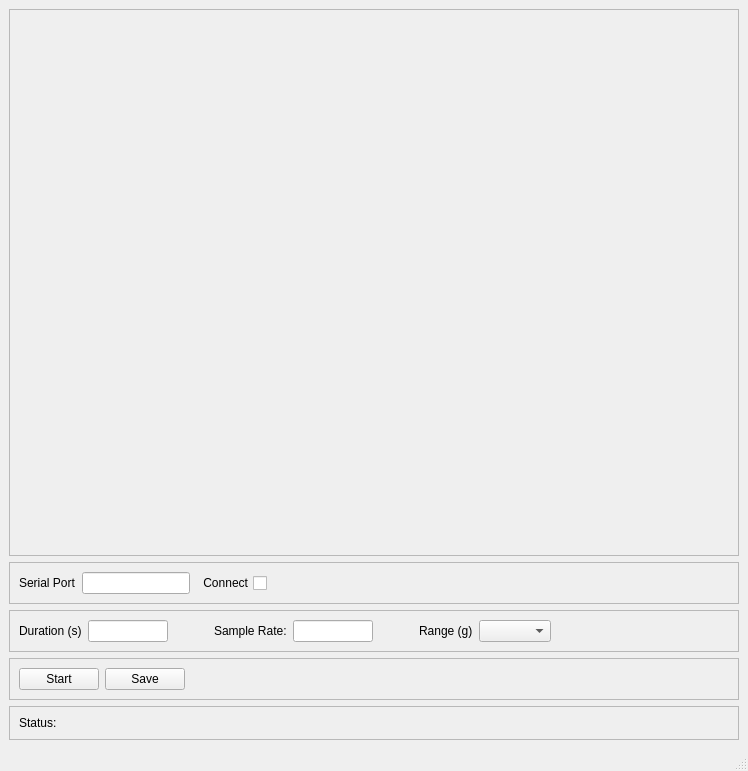
<?xml version="1.0" encoding="UTF-8"?>
<ui version="4.0">
 <class>AccelSensorMainWindow</class>
 <widget class="QMainWindow" name="AccelSensorMainWindow">
  <property name="geometry">
   <rect>
    <x>0</x>
    <y>0</y>
    <width>748</width>
    <height>771</height>
   </rect>
  </property>
  <property name="sizePolicy">
   <sizepolicy hsizetype="Preferred" vsizetype="Preferred">
    <horstretch>0</horstretch>
    <verstretch>0</verstretch>
   </sizepolicy>
  </property>
  <property name="windowTitle">
   <string>Accelerometer ADXL345</string>
  </property>
  <widget class="QWidget" name="centralwidget">
   <layout class="QVBoxLayout" name="verticalLayout_2">
    <item>
     <widget class="QFrame" name="frame">
      <property name="frameShape">
       <enum>QFrame::StyledPanel</enum>
      </property>
      <property name="frameShadow">
       <enum>QFrame::Raised</enum>
      </property>
      <layout class="QVBoxLayout" name="verticalLayout_4">
       <item>
        <widget class="MplWidget" name="mpl" native="true">
         <property name="sizePolicy">
          <sizepolicy hsizetype="Expanding" vsizetype="Expanding">
           <horstretch>0</horstretch>
           <verstretch>0</verstretch>
          </sizepolicy>
         </property>
        </widget>
       </item>
      </layout>
     </widget>
    </item>
    <item>
     <widget class="QFrame" name="frame_3">
      <property name="sizePolicy">
       <sizepolicy hsizetype="Preferred" vsizetype="Fixed">
        <horstretch>0</horstretch>
        <verstretch>0</verstretch>
       </sizepolicy>
      </property>
      <property name="frameShape">
       <enum>QFrame::StyledPanel</enum>
      </property>
      <property name="frameShadow">
       <enum>QFrame::Raised</enum>
      </property>
      <layout class="QHBoxLayout" name="horizontalLayout_3">
       <item>
        <widget class="QLabel" name="label">
         <property name="sizePolicy">
          <sizepolicy hsizetype="Fixed" vsizetype="Preferred">
           <horstretch>0</horstretch>
           <verstretch>0</verstretch>
          </sizepolicy>
         </property>
         <property name="text">
          <string>Serial Port</string>
         </property>
        </widget>
       </item>
       <item>
        <widget class="QLineEdit" name="serialPortLineEdit">
         <property name="sizePolicy">
          <sizepolicy hsizetype="Fixed" vsizetype="Fixed">
           <horstretch>0</horstretch>
           <verstretch>0</verstretch>
          </sizepolicy>
         </property>
         <property name="maximumSize">
          <size>
           <width>16777215</width>
           <height>16777215</height>
          </size>
         </property>
         <property name="toolTip">
          <string>set serial port address</string>
         </property>
        </widget>
       </item>
       <item>
        <widget class="QCheckBox" name="connectCheckBox">
         <property name="layoutDirection">
          <enum>Qt::RightToLeft</enum>
         </property>
         <property name="text">
          <string>Connect</string>
         </property>
        </widget>
       </item>
       <item>
        <spacer name="horizontalSpacer_6">
         <property name="orientation">
          <enum>Qt::Horizontal</enum>
         </property>
         <property name="sizeType">
          <enum>QSizePolicy::Expanding</enum>
         </property>
         <property name="sizeHint" stdset="0">
          <size>
           <width>40</width>
           <height>20</height>
          </size>
         </property>
        </spacer>
       </item>
      </layout>
     </widget>
    </item>
    <item>
     <widget class="QFrame" name="frame_2">
      <property name="frameShape">
       <enum>QFrame::StyledPanel</enum>
      </property>
      <property name="frameShadow">
       <enum>QFrame::Raised</enum>
      </property>
      <layout class="QHBoxLayout" name="horizontalLayout_2">
       <item>
        <widget class="QLabel" name="durationLabel">
         <property name="sizePolicy">
          <sizepolicy hsizetype="Fixed" vsizetype="Preferred">
           <horstretch>0</horstretch>
           <verstretch>0</verstretch>
          </sizepolicy>
         </property>
         <property name="text">
          <string>Duration (s)</string>
         </property>
        </widget>
       </item>
       <item>
        <widget class="QLineEdit" name="durationLineEdit">
         <property name="sizePolicy">
          <sizepolicy hsizetype="Fixed" vsizetype="Fixed">
           <horstretch>0</horstretch>
           <verstretch>0</verstretch>
          </sizepolicy>
         </property>
         <property name="maximumSize">
          <size>
           <width>80</width>
           <height>16777215</height>
          </size>
         </property>
        </widget>
       </item>
       <item>
        <spacer name="horizontalSpacer_2">
         <property name="orientation">
          <enum>Qt::Horizontal</enum>
         </property>
         <property name="sizeType">
          <enum>QSizePolicy::Fixed</enum>
         </property>
         <property name="sizeHint" stdset="0">
          <size>
           <width>40</width>
           <height>20</height>
          </size>
         </property>
        </spacer>
       </item>
       <item>
        <widget class="QLabel" name="sampleRateLabel">
         <property name="sizePolicy">
          <sizepolicy hsizetype="Fixed" vsizetype="Preferred">
           <horstretch>0</horstretch>
           <verstretch>0</verstretch>
          </sizepolicy>
         </property>
         <property name="text">
          <string>Sample Rate:</string>
         </property>
        </widget>
       </item>
       <item>
        <widget class="QLineEdit" name="sampleRateLineEdit">
         <property name="sizePolicy">
          <sizepolicy hsizetype="Fixed" vsizetype="Fixed">
           <horstretch>0</horstretch>
           <verstretch>0</verstretch>
          </sizepolicy>
         </property>
         <property name="maximumSize">
          <size>
           <width>80</width>
           <height>16777215</height>
          </size>
         </property>
        </widget>
       </item>
       <item>
        <spacer name="horizontalSpacer_3">
         <property name="orientation">
          <enum>Qt::Horizontal</enum>
         </property>
         <property name="sizeType">
          <enum>QSizePolicy::Fixed</enum>
         </property>
         <property name="sizeHint" stdset="0">
          <size>
           <width>40</width>
           <height>20</height>
          </size>
         </property>
        </spacer>
       </item>
       <item>
        <widget class="QLabel" name="rangeLabel">
         <property name="sizePolicy">
          <sizepolicy hsizetype="Fixed" vsizetype="Preferred">
           <horstretch>0</horstretch>
           <verstretch>0</verstretch>
          </sizepolicy>
         </property>
         <property name="text">
          <string>Range (g)</string>
         </property>
        </widget>
       </item>
       <item>
        <widget class="QComboBox" name="rangeComboBox">
         <property name="sizePolicy">
          <sizepolicy hsizetype="Fixed" vsizetype="Fixed">
           <horstretch>0</horstretch>
           <verstretch>0</verstretch>
          </sizepolicy>
         </property>
         <property name="maximumSize">
          <size>
           <width>80</width>
           <height>16777215</height>
          </size>
         </property>
        </widget>
       </item>
       <item>
        <spacer name="horizontalSpacer_4">
         <property name="orientation">
          <enum>Qt::Horizontal</enum>
         </property>
         <property name="sizeHint" stdset="0">
          <size>
           <width>40</width>
           <height>20</height>
          </size>
         </property>
        </spacer>
       </item>
      </layout>
     </widget>
    </item>
    <item>
     <widget class="QFrame" name="frame_5">
      <property name="frameShape">
       <enum>QFrame::StyledPanel</enum>
      </property>
      <property name="frameShadow">
       <enum>QFrame::Raised</enum>
      </property>
      <layout class="QHBoxLayout" name="horizontalLayout">
       <item>
        <widget class="QPushButton" name="startStopPushButton">
         <property name="sizePolicy">
          <sizepolicy hsizetype="Fixed" vsizetype="Fixed">
           <horstretch>0</horstretch>
           <verstretch>0</verstretch>
          </sizepolicy>
         </property>
         <property name="toolTip">
          <string>set current data log file</string>
         </property>
         <property name="text">
          <string>Start</string>
         </property>
        </widget>
       </item>
       <item>
        <widget class="QPushButton" name="savePushButton">
         <property name="text">
          <string>Save</string>
         </property>
        </widget>
       </item>
       <item>
        <spacer name="horizontalSpacer">
         <property name="orientation">
          <enum>Qt::Horizontal</enum>
         </property>
         <property name="sizeHint" stdset="0">
          <size>
           <width>525</width>
           <height>20</height>
          </size>
         </property>
        </spacer>
       </item>
      </layout>
     </widget>
    </item>
    <item>
     <widget class="QFrame" name="frame_4">
      <property name="frameShape">
       <enum>QFrame::StyledPanel</enum>
      </property>
      <property name="frameShadow">
       <enum>QFrame::Raised</enum>
      </property>
      <layout class="QVBoxLayout" name="verticalLayout">
       <item>
        <widget class="QLabel" name="statusLabel">
         <property name="text">
          <string>Status:</string>
         </property>
        </widget>
       </item>
      </layout>
     </widget>
    </item>
   </layout>
  </widget>
  <widget class="QMenuBar" name="menubar">
   <property name="geometry">
    <rect>
     <x>0</x>
     <y>0</y>
     <width>748</width>
     <height>23</height>
    </rect>
   </property>
  </widget>
  <widget class="QStatusBar" name="statusbar"/>
 </widget>
 <customwidgets>
  <customwidget>
   <class>MplWidget</class>
   <extends>QWidget</extends>
   <header>mplwidget</header>
   <container>1</container>
  </customwidget>
 </customwidgets>
 <resources/>
 <connections/>
</ui>
